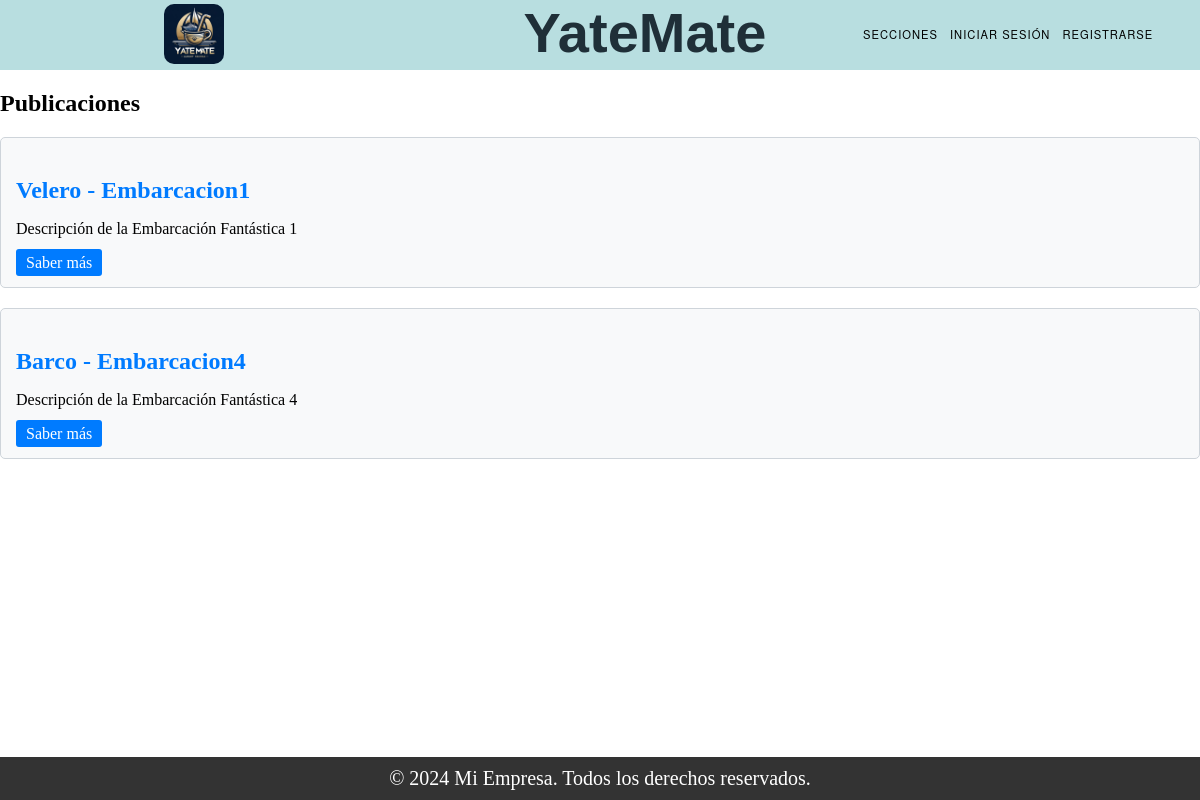
/list_publication_boat/, run on an earlier commit of the app's database.
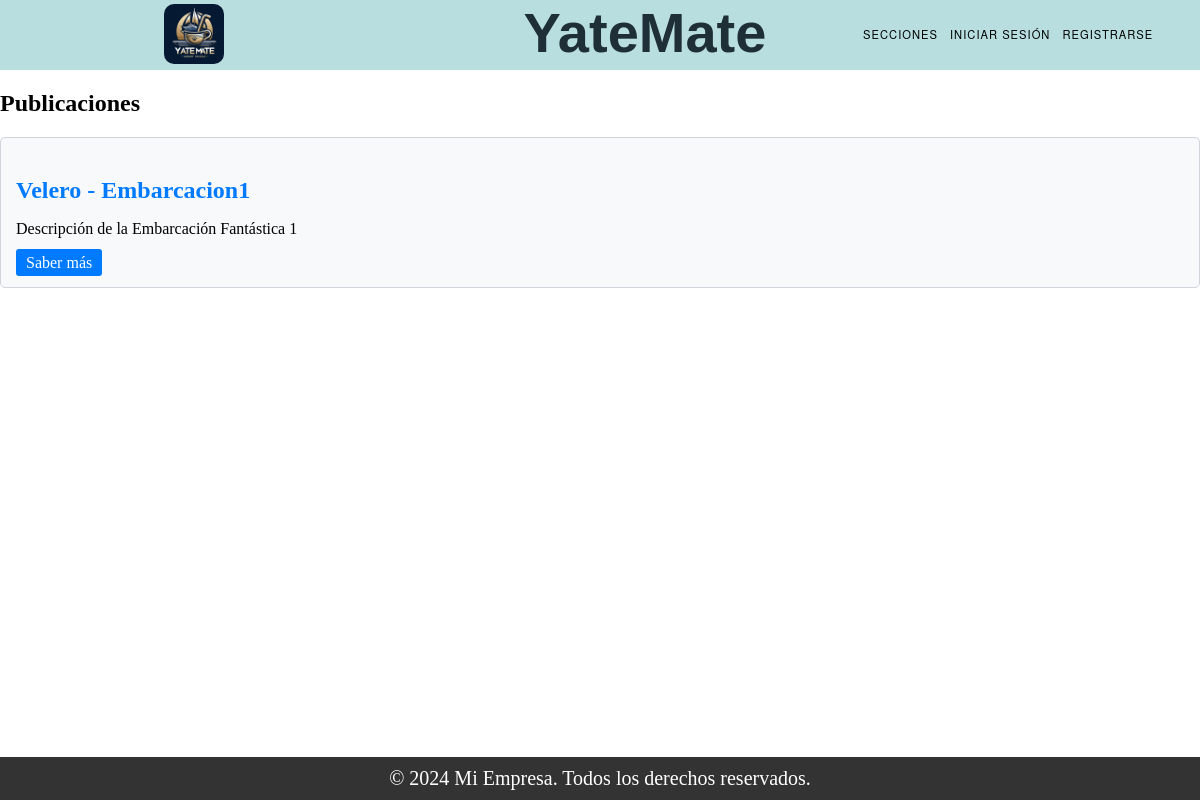
And on a later commit of the database.
### Trueque/models.py (models this page shows, shortened)
class Publicacion_Embarcacion(models.Model):
    ESTADO_CHOICES = (
        ('Vigente', 'Vigente'),
        ('Proceso', 'Proceso'),
        ('Finalizado', 'Finalizado'),
    )
    embarcacion = models.ForeignKey(Embarcacion, on_delete=models.CASCADE)
    descripcion = models.TextField()
    estado = models.CharField(max_length=50)

### Register/models.py (models this page shows, shortened)
class Embarcacion(models.Model):
    TIPOS = (
        ('Velero', 'Velero'),
        ('Yate', 'Yate'),
        ('Lancha', 'Lancha'),
        ('Barco', 'Barco'),
    )
    eslora = models.FloatField()
    manga = models.FloatField()
    calado = models.FloatField()
    matricula = models.CharField(max_length=20, unique=True)
    nombre_fantasia = models.CharField(max_length=255)
    foto = models.ImageField(upload_to='img/', null=True, blank=True)
    dueno = models.ForeignKey(User, on_delete=models.SET_NULL, null=True)
    tipo = models.CharField(max_length=20, choices=TIPOS)

### Trueque/views.py (the view)
# urls.py: path("list_publication_boat/", views.list_publication_boat, name="list_publication_boat"),
def list_publication_boat(request):
    embarcaciones_vigentes = Publicacion_Embarcacion.objects.filter(estado='Vigente')
    return render(request, "list_publication_boat.html", {'embarcaciones_vigentes': embarcaciones_vigentes,'tipo_objetos': 'Embarcaciones',})

### Trueque/templates/list_publication_boat.html (shortened to what this page needs)
{% extends "base.html" %}
{% block content %}
{% if embarcaciones_vigentes %}
    <h2>Publicaciones</h2>
    {% for embarcacion in  embarcaciones_vigentes %}
        <div class="card">
            <h3 class="card-title">{{ embarcacion.embarcacion.tipo }} - {{ embarcacion.embarcacion.nombre_fantasia }}</h3>
            <p>{{ embarcacion.descripcion|truncatechars:70 }}</p>
            <a href="{% url 'saber_mas' id=embarcacion.id tipo_objetos=tipo_objetos %}" class="btn btn-card">Saber más</a>
        </div>
    {% endfor %}
{% else %}
    <p>No se cuenta con Publicaciones.</p>
{% endif %}
{% endblock %}

What changed in the data, as far as the page shows it:
removed Publicacion_Embarcacion: embarcacion.tipo "Barco", embarcacion.nombre_fantasia "Embarcacion4", descripcion "Descripción de la Embarcación Fantástica 4"
